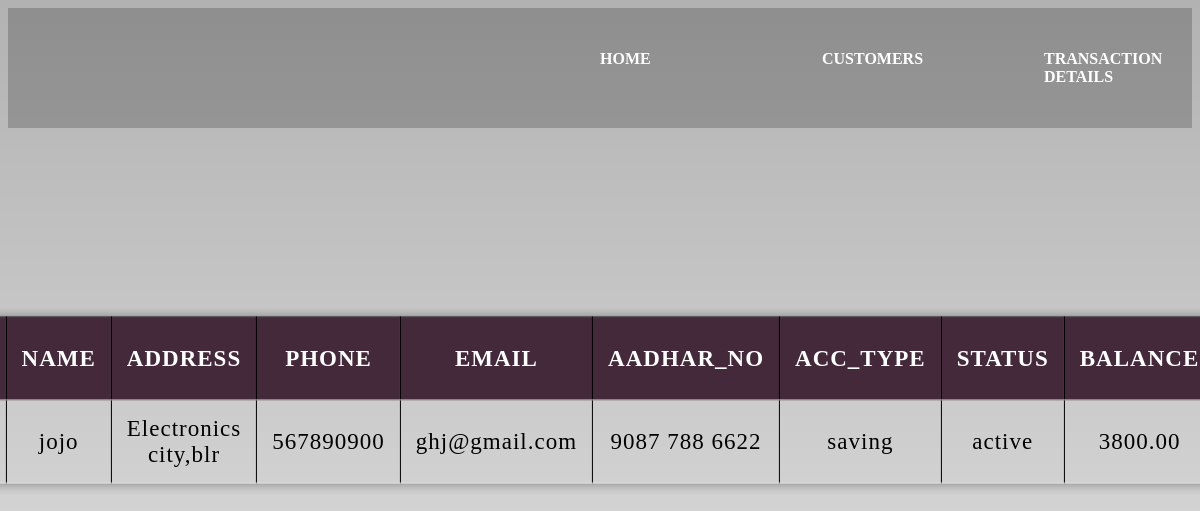
The page /customers.php?acc_no=6589032 on the database its author committed.
### tables this page shows
CREATE TABLE `customer` (
  `accno` int(11) NOT NULL,
  `name` char(30) NOT NULL,
  `address` varchar(100) NOT NULL,
  `phone` varchar(15) NOT NULL,
  `email` varchar(80) NOT NULL,
  `aadhar_no` varchar(20) NOT NULL,
  `acc_type` varchar(20) NOT NULL,
  `status` char(15) NOT NULL,
  `balance` float(15,2) NOT NULL
);

### customers.php (the view, shortened to what this page needs)
<html>
<head>
</head>
<body>
<?php
$accno=$_GET['acc_no'];
?>
<div>
<nav>
            <div class="logo">
            </div>
            <div class="menu">
             <a href="index.php">Home</a>
             <a href="cust.php">Customers</a>
             <a href="transaction.php">transaction details</a>
            </div>
        </nav>
<table>
<th>ACC_NO.</th><th>NAME</th><th>ADDRESS</th><th>PHONE</th>
    <th>EMAIL</th>
    <th>AADHAR_NO</th><th>ACC_TYPE</th><th>STATUS</th><th>BALANCE</th><th>More Info</th>
<?php
        $con= mysqli_connect ('localhost' ,'root',"",'bank');
                   $selectquery ="select * from customer where accno=$accno";
                   $query=mysqli_query($con,$selectquery);
                   while($res=mysqli_fetch_array($query)){
                ?>
                      <tr>
                            <td><?php echo $res['accno']; ?></td>
                            <td><?php echo $res['name']; ?></td>
                            <td><?php echo $res['address']; ?></td>
                            <td><?php echo $res['phone']; ?></td>
                            <td><?php echo $res['email']; ?></td>
                            <td><?php echo $res['aadhar_no']; ?></td>
                            <td><?php echo $res['acc_type']; ?></td>
                            <td><?php echo $res['status']; ?></td>
                            <td><?php echo $res['balance']; ?></td>
                      </tr>
                <?php
                   }
?>
</table>
</div>
</body>
</html>

### customers.php (style rules this page uses)
body { background-size: cover; background-image:linear-gradient(rgba(0,0,0,0.3),rgba(0,0,0,0.1)); }
table ,th,td { border:1px solid black; }
table { position:absolute; top:50%; left:50%; transform:translate(-50%,-50%); border-collapse: collapse; width:800px; border:1px solid #bdc3c7; box-shadow: 2px 2px 12px rgba(0,0,0,0.2), -1px -1px 8px rgba(0,0,0,0.2); letter-spacing: 1px; padding:10px 0 ; font-size:23px; }
table { width:50%; border-collapse: collapse;border-radius: 4px; }
th { text-align: center; background-color: #44293b; color: white;font-family:initial; }
td { text-align: center; height:70%; width:40%; color: black; }
th, td { padding: 15px; text-align: center; border-bottom: 1px solid #ddd; }
nav { width:100%; height:15vh;background:rgba(0,0,0,0.2);color:white; display:flex;text-transform: uppercase; justify-content: space-between;align-items: center; }
nav .logo { width:35%;text-align: center; }
nav .menu { width:50%;justify-content: space-between;display:flex; }
nav .menu a { width:25%;text-decoration: none; color:white;font-weight: bold; }

### rows shown on the page
customer: name "jojo", address "Electronics city,blr", phone "567890900", email "ghj@gmail.com", aadhar_no "9087 788 6622", acc_type "saving", status "active", balance "3800.00"
